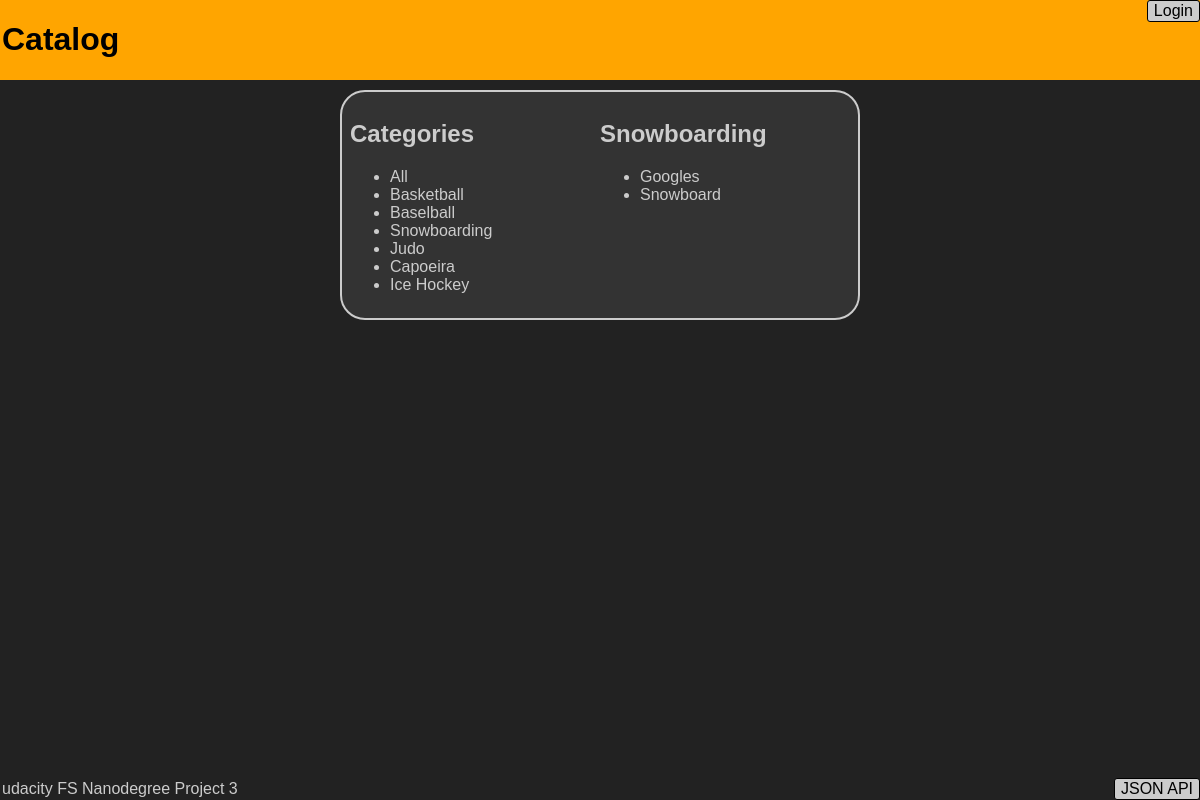
Screenshot of /catalog/Snowboarding/ with the database file from the repository.
### database_setup.py (models this page shows)
class Category(Base):
    __tablename__ = 'Categories'
    name = Column(String(255), nullable=False, unique=True)
    id = Column(Integer, primary_key=True)

class Item(Base):
    __tablename__ = 'Items'
    name = Column(String(255), nullable=False)
    id = Column(Integer, primary_key=True)
    category_id = Column(Integer, ForeignKey('Categories.id'))
    category = relationship(Category)
    owner_id = Column(Integer, ForeignKey('Users.id'))
    owner = relationship(User)
    description = Column(String(255))
    image = Column(String(255))
    created = Column(DateTime, default=datetime.datetime.utcnow)

### application.py (the view)
@app.route('/catalog/<string:category_name>/')
def showCategory(category_name):
    categories = Category.query.all()
    category = Category.query.filter_by(name=category_name).one()
    items = Item.query.filter_by(category=category).all()
    return render_template('catalog.html', categories=categories,
                           items=items, category=category, user=g.user)

### application.py (called while the page is built)
@app.before_request
def before_request():
    g.user = None
    if 'user_id' in session:
        g.user = User.query.get(session['user_id'])
        g.user.name = github.get('user')["name"]
        g.user.avatar = github.get('user')["avatar_url"]
        db_session.add(g.user)
        db_session.commit()

@app.after_request
def after_request(response):
    db_session.remove()
    return response

### templates/catalog.html (shortened to what this page needs)
{% include 'header.html' %}
	<div class="main">
		<div class="categories">
			<h2>Categories</h2>
			<ul>
				<li><a href="{{url_for('showCatalog')}}">All</a>
				</li>
				{% for category in categories %}
				<li><a href="{{url_for('showCategory', category_name = category.name)}}">{{category.name}}</a>
				</li>
				{% endfor %}
			</ul>
		</div>
		{% if category %}
		<div class="items">
			<h2>{{category.name}}</h2>
			<ul>
				 {% for item in items %}
				<li><a href="{{url_for('showItem', item_id = item.id)}}">{{item.name}}</a>
				</li>
				{% endfor %}
			</ul>
		</div>
		{% endif %}
	</div>
{% include 'footer.html' %}

### static/styles.css (style rules this page uses)
body { font-family: sans-serif; background-color: #222222; margin: 0px 0px 0px 0px; width:100%; margin:0 auto; overflow:hidden; float:left; }
.main,.item { background-color: #333333; clear:both; color: #CCCCCC; overflow: auto; max-width: 500; min-width: 320px; margin-right: auto; margin-left: auto; margin-top: 10px; margin-bottom: 70px; border: 2px solid; border-radius: 25px; padding: 8px 8px 8px 8px; }
.main { display: -webkit-flex; display: flex; }
.categories { width: 50%; }
.items { width: 50%; }
a:link,a:visited,a:active { color: #CCCCCC; text-decoration: none; }

### rows the page displays
Category: name "Basketball"
Category: name "Baselball"
Category: name "Snowboarding"
Category: name "Judo"
Category: name "Capoeira"
Category: name "Ice Hockey"
Item: name "Googles"
Item: name "Snowboard"
